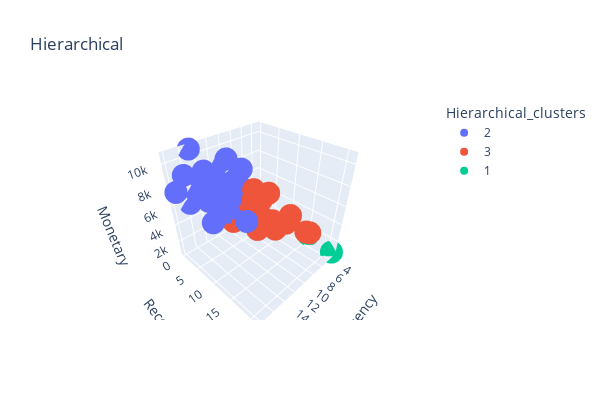

The code cell stored with this chart in its notebook:
### Code cell
df_rfm["Hierarchical_clusters"] = df_rfm["Hierarchical_clusters"].astype("str")
px.scatter_3d(data_frame=df_rfm,z="Monetary",y="Recency",x="Frequency",color="Hierarchical_clusters",title="Hierarchical",height=400,width=600)

### Figure 1 — Plotly figure (JSON) as saved in the notebook; plotly's stock layout.template omitted (floating-point values rounded to 4 significant figures)
{"data": [{"hovertemplate": "Hierarchical_clusters=2<br>Frequency=%{x}<br>Recency=%{y}<br>Monetary=%{z}<extra></extra>", "legendgroup": "2", "marker": {"color": "#636efa", "symbol": "circle"}, "mode": "markers", "name": "2", "scene": "scene", "showlegend": true, "type": "scatter3d", "x": [9, 14, 13, 15, 16, 11, 12, 12, 12, 11, 12, 17, 15, 9, 11, 11, 12, 11, 12, 8, 13, 8, 11, 18, 11, 12, 9, 11, 16, 14, 12, 16, 14, 10, 12, 14, 13, 16, 12, 10, 8, 10, 12, 11, 7, 12, 15, 9, 11, 13, 9, 10, 12, 11, 10, 10], "y": [1, 2, 11, 0, 0, 1, 5, 2, 0, 0, 5, 2, 0, 0, 0, 1, 1, 2, 0, 1, 3, 2, 0, 1, 1, 0, 1, 0, 6, 3, 0, 7, 2, 1, 0, 0, 0, 5, 0, 0, 0, 2, 1, 2, 0, 2, 5, 3, 3, 3, 0, 1, 1, 4, 1, 1], "z": [6319.0, 8098.0, 5466.0, 6866.0, 5739.0, 4101.0, 5048.0, 5281.0, 6584.0, 3914.0, 6032.0, 9147.0, 10670.0, 6555.0, 8461.0, 6588.0, 6713.0, 5562.0, 3605.0, 4885.0, 7922.0, 7580.0, 2915.0, 7665.0, 4831.0, 6999.0, 4659.0, 3179.0, 9970.0, 7831.0, 6471.0, 5375.0, 5777.0, 8894.0, 7331.0, 7809.0, 5041.0, 9410.0, 6804.0, 4124.0, 5114.0, 3144.0, 7101.0, 5734.0, 4636.0, 6003.0, 7443.0, 6123.0, 6451.0, 7370.0, 5272.0, 4826.0, 4206.0, 6534.0, 3546.0, 5783.0]}, {"hovertemplate": "Hierarchical_clusters=3<br>Frequency=%{x}<br>Recency=%{y}<br>Monetary=%{z}<extra></extra>", "legendgroup": "3", "marker": {"color": "#EF553B", "symbol": "circle"}, "mode": "markers", "name": "3", "scene": "scene", "showlegend": true, "type": "scatter3d", "x": [8, 6, 8, 8, 7, 6, 6, 8, 9, 5, 7, 9, 10, 8, 6, 7, 9, 9, 9, 6, 9, 8, 8, 8, 4, 7, 6, 7, 10, 9, 7, 8, 8, 10, 10, 9, 10, 9, 7, 10, 5, 9], "y": [2, 5, 2, 8, 2, 7, 13, 3, 2, 2, 4, 3, 5, 6, 17, 3, 3, 3, 7, 4, 4, 5, 5, 4, 1, 3, 12, 2, 8, 3, 1, 8, 3, 7, 5, 7, 14, 8, 5, 2, 17, 12], "z": [4313.0, 4148.0, 3740.0, 3341.0, 1797.0, 5346.0, 4135.0, 3497.0, 2505.0, 2697.0, 3519.0, 3537.0, 5290.0, 3990.0, 3247.0, 2890.0, 2938.0, 3365.0, 6118.0, 2067.0, 3955.0, 5220.0, 4637.0, 1860.0, 3406.0, 2775.0, 2944.0, 3813.0, 5108.0, 3588.0, 2397.0, 5737.0, 4591.0, 5559.0, 3069.0, 6594.0, 4306.0, 2212.0, 2505.0, 2024.0, 2746.0, 4344.0]}, {"hovertemplate": "Hierarchical_clusters=1<br>Frequency=%{x}<br>Recency=%{y}<br>Monetary=%{z}<extra></extra>", "legendgroup": "1", "marker": {"color": "#00cc96", "symbol": "circle"}, "mode": "markers", "name": "1", "scene": "scene", "showlegend": true, "type": "scatter3d", "x": [3, 3], "y": [15, 21], "z": [1171.0, 633.4]}], "layout": {"height": 400, "legend": {"title": {"text": "Hierarchical_clusters"}, "tracegroupgap": 0}, "scene": {"domain": {"x": [0, 1], "y": [0, 1]}, "xaxis": {"title": {"text": "Frequency"}}, "yaxis": {"title": {"text": "Recency"}}, "zaxis": {"title": {"text": "Monetary"}}}, "title": {"text": "Hierarchical"}, "width": 600}}
